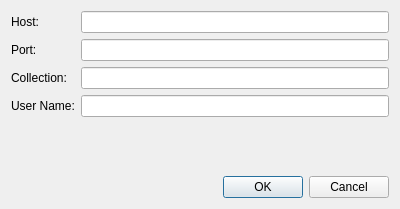
<?xml version="1.0" encoding="UTF-8"?>
<ui version="4.0">
 <class>ServerSettingsDialog</class>
 <widget class="QDialog" name="ServerSettingsDialog">
  <property name="geometry">
   <rect>
    <x>0</x>
    <y>0</y>
    <width>400</width>
    <height>209</height>
   </rect>
  </property>
  <property name="windowTitle">
   <string>Dialog</string>
  </property>
  <layout class="QVBoxLayout" name="verticalLayout">
   <item>
    <layout class="QFormLayout" name="formLayout">
     <item row="0" column="0">
      <widget class="QLabel" name="hostLabel">
       <property name="text">
        <string>Host:</string>
       </property>
      </widget>
     </item>
     <item row="0" column="1">
      <widget class="QLineEdit" name="hostLineEdit"/>
     </item>
     <item row="1" column="0">
      <widget class="QLabel" name="portLabel">
       <property name="text">
        <string>Port:</string>
       </property>
      </widget>
     </item>
     <item row="1" column="1">
      <widget class="QLineEdit" name="portLineEdit"/>
     </item>
     <item row="2" column="0">
      <widget class="QLabel" name="collectionLabel">
       <property name="text">
        <string>Collection:</string>
       </property>
      </widget>
     </item>
     <item row="2" column="1">
      <widget class="QLineEdit" name="collectionLineEdit"/>
     </item>
     <item row="3" column="0">
      <widget class="QLabel" name="userNameLabel">
       <property name="text">
        <string>User Name:</string>
       </property>
      </widget>
     </item>
     <item row="3" column="1">
      <widget class="QLineEdit" name="userNameLineEdit"/>
     </item>
    </layout>
   </item>
   <item>
    <widget class="QDialogButtonBox" name="buttonBox">
     <property name="orientation">
      <enum>Qt::Horizontal</enum>
     </property>
     <property name="standardButtons">
      <set>QDialogButtonBox::Cancel|QDialogButtonBox::Ok</set>
     </property>
    </widget>
   </item>
  </layout>
 </widget>
 <resources/>
 <connections>
  <connection>
   <sender>buttonBox</sender>
   <signal>accepted()</signal>
   <receiver>ServerSettingsDialog</receiver>
   <slot>accept()</slot>
   <hints>
    <hint type="sourcelabel">
     <x>248</x>
     <y>254</y>
    </hint>
    <hint type="destinationlabel">
     <x>157</x>
     <y>274</y>
    </hint>
   </hints>
  </connection>
  <connection>
   <sender>buttonBox</sender>
   <signal>rejected()</signal>
   <receiver>ServerSettingsDialog</receiver>
   <slot>reject()</slot>
   <hints>
    <hint type="sourcelabel">
     <x>316</x>
     <y>260</y>
    </hint>
    <hint type="destinationlabel">
     <x>286</x>
     <y>274</y>
    </hint>
   </hints>
  </connection>
 </connections>
</ui>
